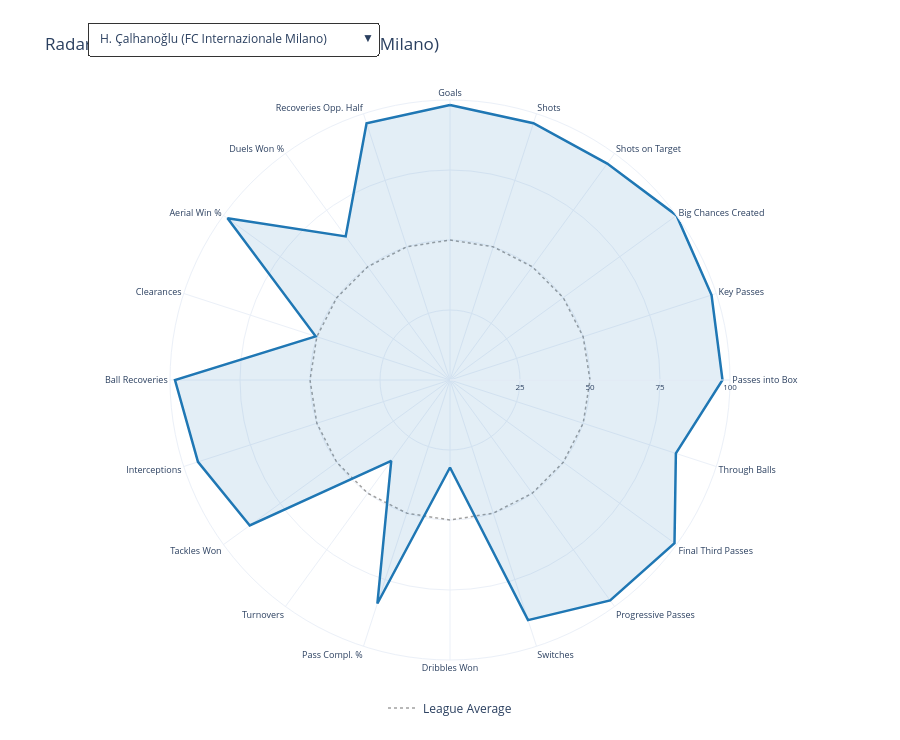

Notebook code for this chart:
### Markdown cell above
---
## 🎯 Player Radar Explorer

**Select a player** → single overall radar with all 20 KPIs, logically grouped clockwise: Offensive (goals/shots/chances) → Creative/Progressive → Defensive (tackles/recoveries). Grey dashed = league average at 50th percentile. Defensive KPIs use sigmoid possession-adjustment.

### Code cell
# ── Radar Explorer — single overall radar, all KPIs, logical order ───────────
radar_labels = [l for _, l in RADAR_KPIS]
theta        = radar_labels + [radar_labels[0]]

fig_radar = go.Figure()

player_list = ps.sort_values('composite_avg', ascending=False).reset_index(drop=True)

for i, (_, row) in enumerate(player_list.iterrows()):
    # League average trace
    fig_radar.add_trace(go.Scatterpolar(
        r=[50] * (len(radar_labels) + 1), theta=theta,
        line=dict(color='rgba(120,120,120,0.7)', width=1.5, dash='dot'), fill='none',
        name='League Average', visible=(i == 0),
        legendgroup='avg', showlegend=(i == 0),
    ))
    # Overall player trace
    vals = []
    hover = []
    for col, lbl in RADAR_KPIS:
        pct_v = float(row.get(f'{col}_gpct', 50) or 50)
        vals.append(pct_v)
        raw_v = row.get(col, np.nan)
        raw_s = f'{raw_v:.2f}' if pd.notna(raw_v) else '—'
        hover.append(f'{lbl}: {raw_s} ({pct_v:.0f}th)')
    vals_c = vals + [vals[0]]
    hover_c = hover + [hover[0]]
    fig_radar.add_trace(go.Scatterpolar(
        r=vals_c, theta=theta,
        fill='toself',
        fillcolor='rgba(31,119,180,0.12)',
        line=dict(color='#1f77b4', width=2.5),
        text=hover_c, hovertemplate='%{text}<extra></extra>',
        name=row['player_name'],
        visible=(i == 0),
        showlegend=False,
    ))

# 2 traces per player (avg + overall)
N_per_player = 2
total_traces = len(player_list) * N_per_player

radar_buttons = []
for i, (_, row) in enumerate(player_list.iterrows()):
    vis = [(i * N_per_player <= ti < (i + 1) * N_per_player) for ti in range(total_traces)]
    scores = ' | '.join([f'{p[:3]}: {row[f"composite_{p}"]:.0f}' for p in PROFILES])
    radar_buttons.append(dict(
        label=f'{row["player_name"]} ({row["team_name"]})',
        method='update',
        args=[{'visible': vis},
              {'title': f'Radar — {row["player_name"]} ({row["team_name"]})<br>'
                        f'<sub>All KPIs · grey dashed = league avg · def KPIs sigmoid-adjusted<br>{scores}</sub>'}],
    ))

fig_radar.update_layout(
    title=f'Radar — {player_list.iloc[0]["player_name"]} ({player_list.iloc[0]["team_name"]})',
    polar=dict(
        radialaxis=dict(range=[0,100], tickvals=[25,50,75,100], tickfont_size=8),
        angularaxis=dict(tickfont_size=9, direction='clockwise'),
    ),
    height=740, template='plotly_white',
    legend=dict(orientation='h', y=-0.06, x=0.5, xanchor='center'),
    updatemenus=[dict(buttons=radar_buttons, direction='down', showactive=True,
                      x=0.01, xanchor='left', y=1.14, yanchor='top',
                      bgcolor='white', bordercolor='#333')],
)
fig_radar.show()
